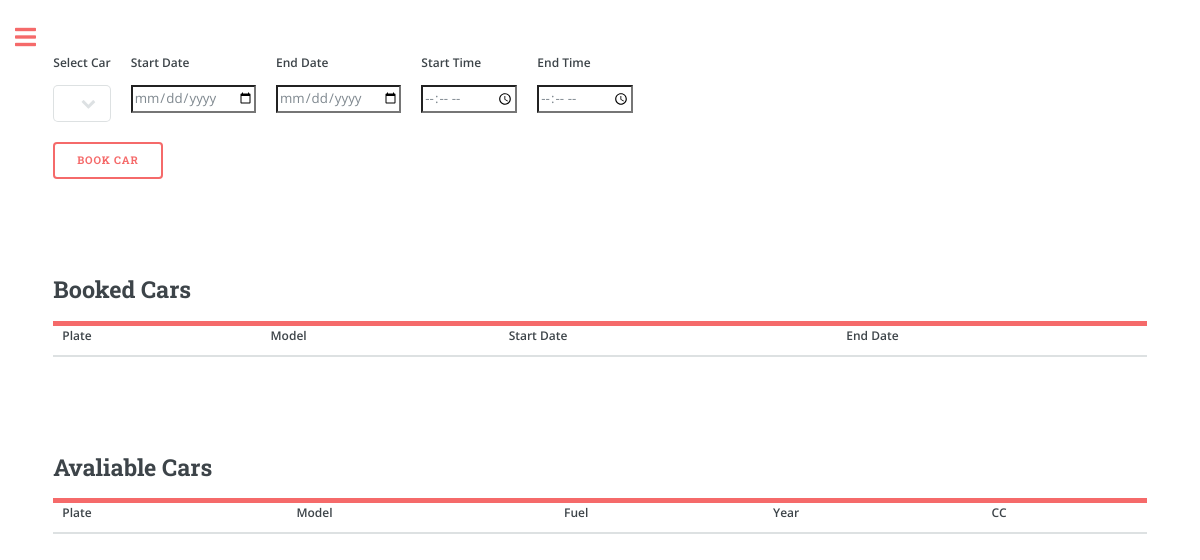
Before: /overview (signed in) with the older database file.
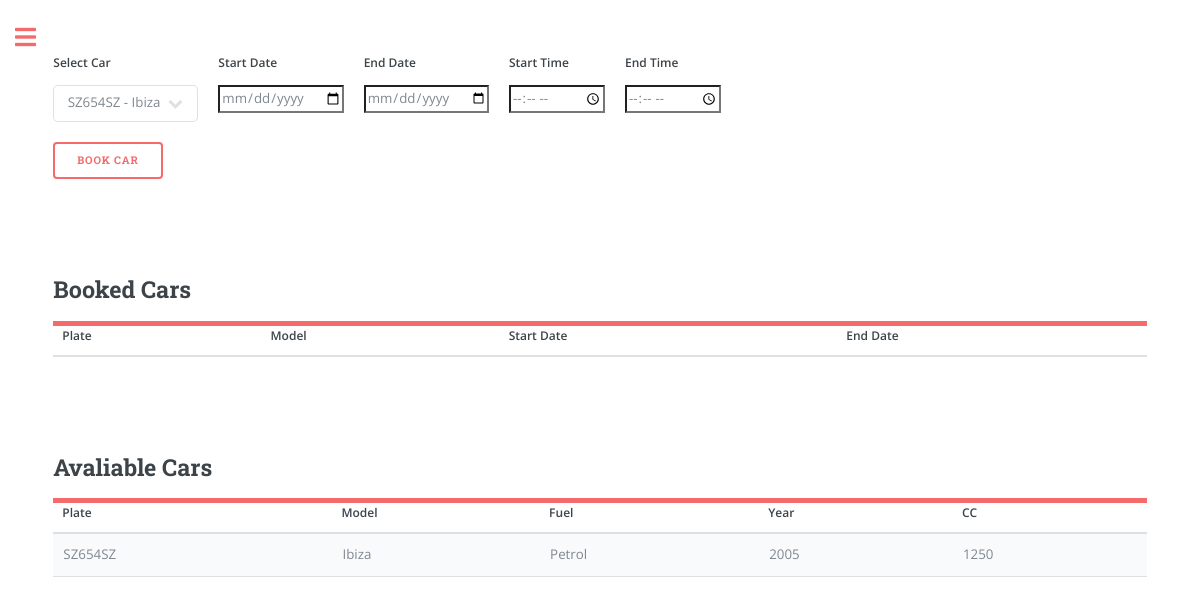
After: the same page with the newer database file.
### app/models.py (models this page shows, shortened)
class Car(db.Model):
   plate = db.Column(db.String(8), primary_key=True, index=True)
   make = db.Column(db.String(15), index=True)
   model = db.Column(db.String(15), index=True)
   fuel = db.Column(db.String(8), index=True)
   year = db.Column(db.Integer, index=True)
   cc = db.Column(db.Integer, index=True)
   user_id = db.Column(db.Integer, db.ForeignKey('user.id'))
   __table_args__ = (
      UniqueConstraint('plate', 'user_id', name='unique_plate_user'),
  )

### app/routes.py (the view, shortened to what this page needs)
@app.route('/overview', methods=['GET', 'POST'])
@login_required
def overview():
    user_cars = current_user.garage.all()
    user_bookings = Booking.query.filter_by(user_id=current_user.id).all()
    booked_car_plates = [booking.car_plate for booking in user_bookings]
    available_cars = [car for car in user_cars if car.plate not in booked_car_plates]
    return render_template('overview.html', user_cars=user_cars, available_cars=available_cars, user_bookings=user_bookings)

### app/models.py (called while the page is built)
@login.user_loader
def load_user(id):
    return User.query.get(int(id))

### app/templates/overview.html (shortened to what this page needs)
{% extends "index.html" %}
{% block content %}
<form method="POST" action="{{ url_for('overview') }}">
    <div class="row">
        <div class="col">
            <label for="car_selection" class="form-label">Select Car</label>
            <select class="form-select" id="car_selection" name="car_selection">
                {% for car in user_cars %}
                    <option value="{{ car.plate }}">{{ car.plate }} - {{ car.model }}</option>
                {% endfor %}
            </select>
        </div>
        <div class="col">
            <label for="start_date" class="form-label">Start Date</label>
            <input type="date" class="form-control" id="start_date" name="start_date" required>
        </div>
        <div class="col">
            <label for="end_date" class="form-label">End Date</label>
            <input type="date" class="form-control" id="end_date" name="end_date" required>
        </div>
        <div class="col">
            <label for="start_time" class="form-label">Start Time</label>
            <input type="time" class="form-control" id="start_time" name="start_time" required>
        </div>
        <div class="col">
            <label for="end_time" class="form-label">End Time</label>
            <input type="time" class="form-control" id="end_time" name="end_time" required>
        </div>
    </div>
    <button type="submit" class="btn btn-primary" style="margin-top: 20px;">Book Car</button>
</form>
<header id="header">
    <h2>Booked Cars</h2>
</header>
<table>
    <thead>
        <tr>
            <th>Plate</th>
            <th>Model</th>
            <th>Start Date</th>
            <th>End Date</th>
        </tr>
    </thead>
</table>
<header id="header">
    <h2>Avaliable Cars</h2>
</header>
<table>
    <thead>
        <tr>
            <th>Plate</th>
            <th>Model</th>
            <th>Fuel</th>
            <th>Year</th>
            <th>CC</th>
        </tr>
    </thead>
    <tbody>
        {% for car in user_cars %}
            {% if car.plate not in booked_car_plates %}
                <tr>
                    <td>{{ car.plate }}</td>
                    <td>{{ car.model }}</td>
                    <td>{{ car.fuel }}</td>
                    <td>{{ car.year }}</td>
                    <td>{{ car.cc }}</td>
                </tr>
            {% endif %}
        {% endfor %}
    </tbody>
</table>
{% endblock %}

### app/templates/index.html (shortened to what this page needs)
<!DOCTYPE HTML>
<html>
	<head>
		<link rel="stylesheet" href="{{url_for('static', filename='css/main.css')}}"/>
	</head>
	<body class="is-preload">
			<div id="wrapper">
					<div id="main">
						<div class="inner">
								<section id="banner">
									<div class="content">
										{% block content %} {% endblock %}
								</section>
						</div>
					</div>
			</div>
	</body>
</html>

Changed rows visible on the page:
added Car: plate "SZ654SZ", model "Ibiza", fuel "Petrol", year "2005", cc "1250"
Other visible differences:
form field car_selection: (not shown) → "SZ654SZ - Ibiza"
